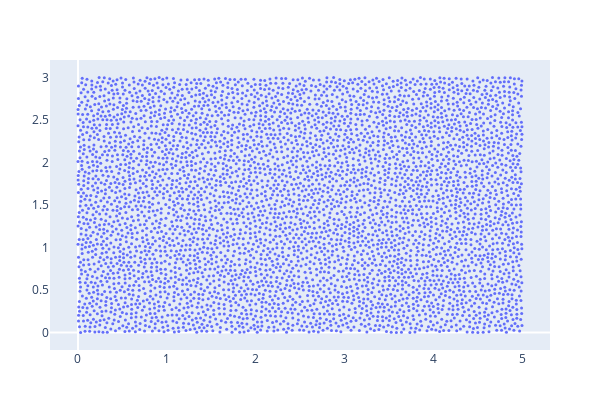

This figure's notebook cell:
### Code cell
vector_of_samples = Poisson_disk_sampling(;width =5.0, height=3.0, radius=0.045, k=30)
xcoords = [p[1] for p in vector_of_samples]
ycoords = [p[2] for p in vector_of_samples]
fig1 = plot(scatter(x=xcoords, y=ycoords, mode="markers", marker_size=3), 
            Layout(width=600, height=400, 
                   xaxis_showgrid=false, yaxis_showgrid=false))

### Figure 1 — Plotly figure (JSON) as saved in the notebook; plotly's stock layout.template omitted (floating-point values rounded to 4 significant figures; data arrays with more than 128 entries replaced by an {"elided": "..."} marker saying what was removed)
{"data": [{"marker": {"size": 3}, "mode": "markers", "type": "scatter", "x": {"elided": "4591 float values"}, "y": {"elided": "4591 float values"}}], "layout": {"height": 400, "margin": {"b": 50, "l": 50, "r": 50, "t": 60}, "width": 600, "xaxis": {"showgrid": false}, "yaxis": {"showgrid": false}}}
